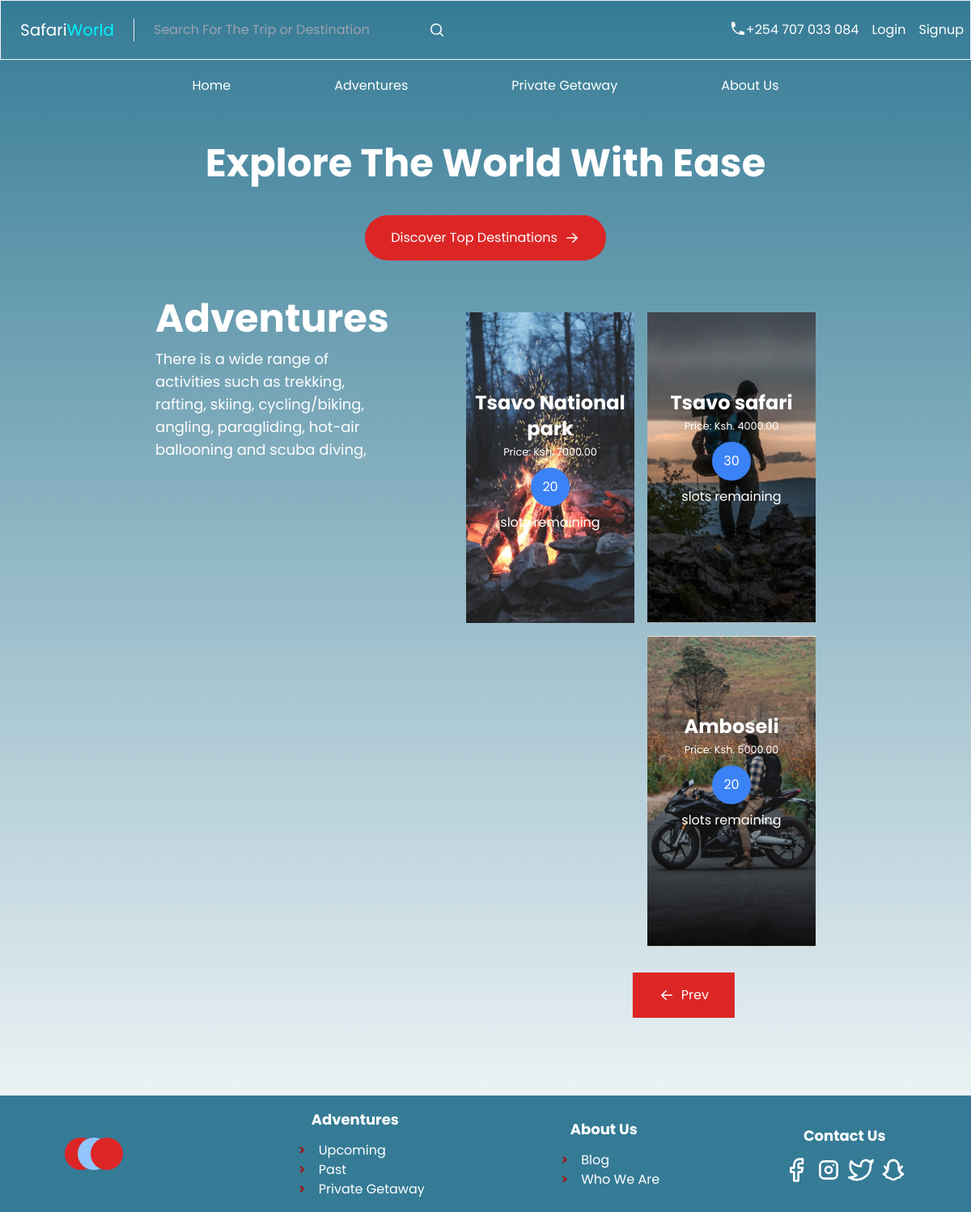
Page /adventures/?page=2 on the earlier database version.
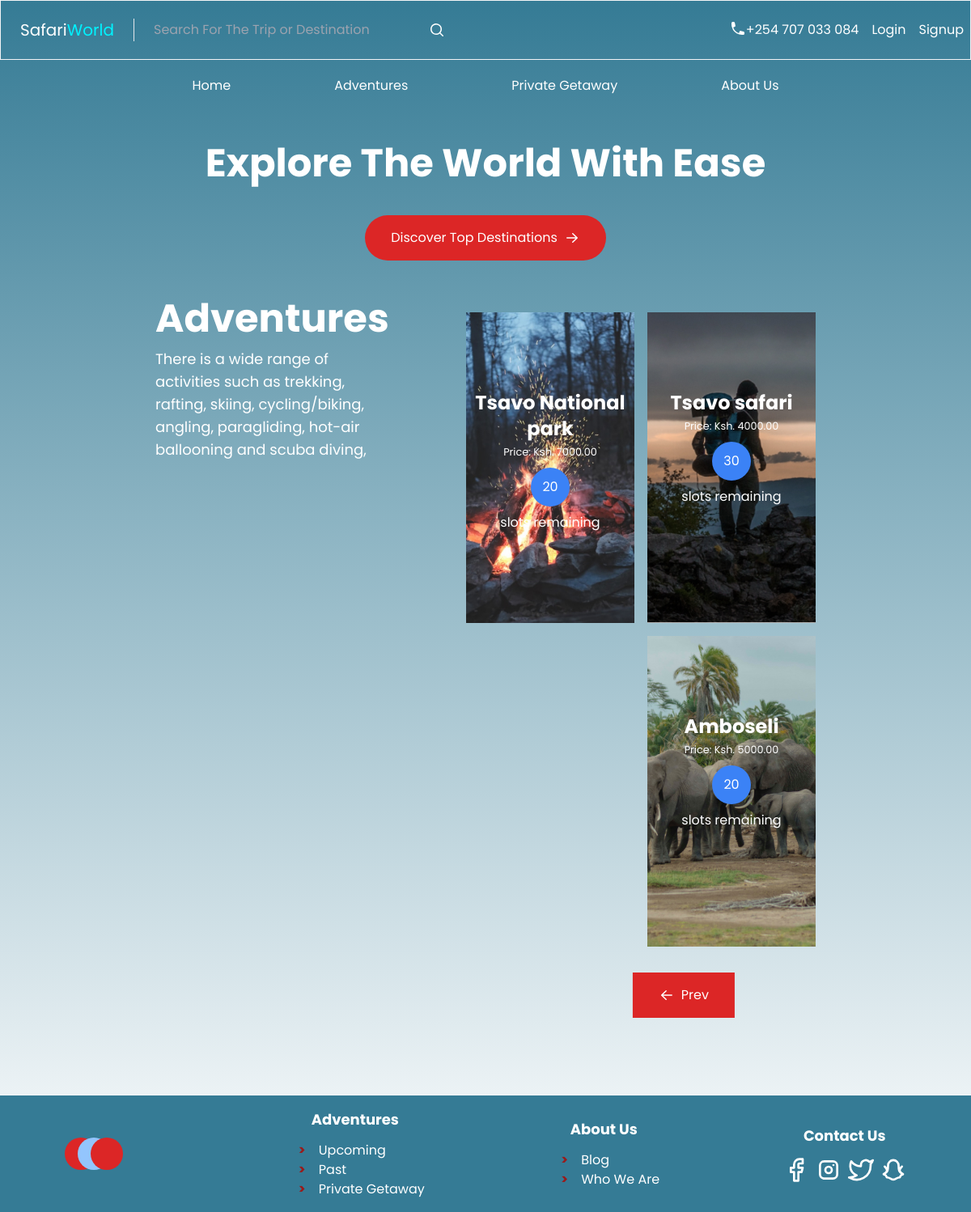
Same page on the later database version.
### booking/models.py (models this page shows, shortened)
class BaseModel(models.Model):
    id = models.UUIDField(primary_key=True, default=uuid.uuid4, editable=False)
    created_at = models.DateTimeField(auto_now_add=True)
    updated_at = models.DateTimeField(auto_now=True)
    class Meta:
        abstract = True

class Adventure(BaseModel):
    name = models.CharField(max_length=250)
    place_id = models.ForeignKey(Place, on_delete=models.SET_NULL, null=True, related_name='adventures')
    description = models.CharField(max_length=1024)
    departure_date = models.DateField()
    return_date = models.DateField()
    price = models.DecimalField(max_digits=10, decimal_places=2)
    slots = models.IntegerField()
    age_limit = models.IntegerField(default=0)
    activities = models.CharField(max_length=250)
    image = models.FileField(upload_to='images', null=True)

### booking/views.py (the view)
# urls.py: path('adventures/', views.adventures, name='adventures'),
def adventures(request):
    p = Paginator(Adventure.objects.all(), 3)
    page = request.GET.get('page')
    adventures = p.get_page(page)
    context = {"adventures": adventures}
    return render(request, 'booking/all_adventures.html', context)

### booking/templates/booking/all_adventures.html (shortened to what this page needs)
{% extends 'booking/base.html' %} {% load static %} {% block content %}
<section class="mx-16 my-12 text-white md:flex md:mx-48">
  <div class="w-full sm:w-4/12">
    <h2 class="mb-3 text-5xl font-bold">Adventures</h2>
    <p class="mb-3 text-lg whitespace-normal">
      There is a wide range of activities such as trekking, rafting, skiing,
      cycling/biking, angling, paragliding, hot-air ballooning and scuba diving,
    </p>
  </div>
  <div
    class="flex flex-wrap items-end justify-end w-full mx-auto space-x-4 space-y-4 sm:w-10/12 px-auto"
  >
    {% for adventure in adventures %}
    <div
      class="bg-[url('/static/{{ adventure.image }}')] w-full md:w-1/3 lg:w-52 xl:w-60 h-96 bg-center bg-cover text-center pt-24 group transition ease-in-out delay-150 hover:scale-105"
    >
      <p class="text-2xl font-bold">{{ adventure.name}}</p>
      <small>Price: Ksh. {{ adventure.price}}</small>
      <span
        class="flex items-center justify-center w-12 h-12 mx-auto my-2 bg-blue-500 rounded-full"
        >{{ adventure.slots}}
      </span>
      <p>slots remaining</p>
    </div>
    {% endfor %}
    <div class="flex justify-center basis-full">
      {% if adventures.has_previous %}
      <div
        class="flex items-center bg-red-600 py-4 my-4 px-8 max-w-fit md:translate-x-[80%]"
      >
        <svg
          xmlns="http://www.w3.org/2000/svg"
          viewBox="0 0 20 20"
          fill="currentColor"
          class="w-5 h-5 text-white"
        >
          <path
            fill-rule="evenodd"
            d="M17 10a.75.75 0 01-.75.75H5.612l4.158 3.96a.75.75 0 11-1.04 1.08l-5.5-5.25a.75.75 0 010-1.08l5.5-5.25a.75.75 0 111.04 1.08L5.612 9.25H16.25A.75.75 0 0117 10z"
            clip-rule="evenodd"
          />
        </svg>
        <a
          href="?page={{ adventures.previous_page_number }}"
          class="pl-2 text-white"
          >Prev</a
        >
      </div>
      {% endif %}
    </div>
  </div>
</section>
{% endblock%}

### booking/templates/booking/base.html (shortened to what this page needs)
{% load static tailwind_tags %}
<!DOCTYPE html>
<html lang="en">
  <head>
    <script src="https://cdn.tailwindcss.com"></script>
  </head>
  <body
    class="bg-gradient-to-b from-[#357B95] to-transparent bg-no-repeat bg-cover font-serif"
  >
    <header
      class="items-center justify-between py-4 text-white border border-gray-100 md:flex"
    >
      <div class="flex items-center">
        <h4
          class="px-4 text-xl text-white border-r border-gray-200 font-weight-600 md:px-6"
        >
          <a href="{% url 'home' %}"
            >Safari<span style="color: #00f3ff">World</span></a
          >
        </h4>
        <div class="flex items-center sm:text-red">
          <input
            type="text"
            placeholder="Search For The Trip or Destination"
            class="p-2 mx-4 bg-transparent focus:outline-none text-white-300 w-100"
          />
          <svg
            xmlns="http://www.w3.org/2000/svg"
            viewBox="0 0 20 20"
            fill="currentColor"
            class="w-5 h-5"
          >
            <path
              fill-rule="evenodd"
              d="M9 3.5a5.5 5.5 0 100 11 5.5 5.5 0 000-11zM2 9a7 7 0 1112.452 4.391l3.328 3.329a.75.75 0 11-1.06 1.06l-3.329-3.328A7 7 0 012 9z"
              clip-rule="evenodd"
            />
          </svg>
        </div>
      </div>
      <div class="flex space-x-4">
        <div class="flex mx-2 space-x-4">
          <div class="flex item-center">
            <p>+254 707 033 084</p>
          </div>
          {% if request.user.is_authenticated %}
          <p>Welcome {{ request.user.first_name }}</p>
          <a href="{% url 'logout' %}?next={{ request.path|urlencode }}"
            >Logout</a
          >
          {% else %}
          <a href="{% url 'login' %}?next={{ request.path|urlencode }}"
            >Login</a
          >
          <a href="{% url 'signup' %}">Signup</a>
          {% endif %}
        </div>
      </div>
    </header>
    <nav class="flex my-5 text-white md:justify-center">
      <ul class="md:flex">
        <li class="px-8 md:px-16"><a href="{% url 'home' %}">Home</a></li>
        <li class="px-8 md:px-16">
          <a href="{% url 'adventures' %}">Adventures</a>
        </li>
        <li class="px-8 md:px-16"><a href="#">Private Getaway</a></li>
        <li class="px-8 md:px-16"><a href="#">About Us</a></li>
      </ul>
    </nav>
    <section>
      <h1 class="py-10 text-5xl font-bold text-center text-white">
        Explore The World With Ease
      </h1>
      <div
        class="flex items-center px-8 py-4 mx-auto bg-red-600 rounded-full max-w-fit"
      >
        <a href="{% url 'adventures' %}" class="pr-2 text-white"
          >Discover Top Destinations
        </a>
        <svg
          xmlns="http://www.w3.org/2000/svg"
          viewBox="0 0 20 20"
          fill="currentColor"
          class="w-5 h-5 text-white"
        >
          <path
            fill-rule="evenodd"
            d="M3 10a.75.75 0 01.75-.75h10.638L10.23 5.29a.75.75 0 111.04-1.08l5.5 5.25a.75.75 0 010 1.08l-5.5 5.25a.75.75 0 11-1.04-1.08l4.158-3.96H3.75A.75.75 0 013 10z"
            clip-rule="evenodd"
          />
        </svg>
      </div>
    </section>
    {% block content%} {% endblock %}
    <footer
      class="md:flex bg-[#357B95] h-full justify-around items-center px-8 md:px-1 py-4 text-white mt-20"
    >
      <div class="flex">
        <div
          class="w-10 h-10 p-3 -translate-x-12 bg-red-600 rounded-full"
        ></div>
      </div>
      <div>
        <h4 class="mb-3 text-lg font-bold md:text-center">Adventures</h4>
        <ul>
          <li
            class="pl-4 before:content-['>'] before:mr-3 before:text-red-800 before:font-bold"
          >
            <a href="#">Upcoming</a>
          </li>
          <li
            class="pl-4 before:content-['>'] before:mr-3 before:text-red-800 before:font-bold"
          >
            <a href="#">Past</a>
          </li>
          <li
            class="pl-4 before:content-['>'] before:mr-3 before:text-red-800 before:font-bold"
          >
            <a href="#">Private Getaway</a>
          </li>
        </ul>
      </div>
      <div>
        <h4 class="mb-3 text-lg font-bold md:text-center">About Us</h4>
        <ul>
          <li
            class="pl-4 before:content-['>'] before:mr-3 before:text-red-800 before:font-bold"
          >
            <a href="#">Blog</a>
          </li>
          <li
            class="pl-4 before:content-['>'] before:mr-3 before:text-red-800 before:font-bold"
          >
            <a href="#">Who We Are</a>
          </li>
        </ul>
      </div>
      <div>
        <h4 class="mb-3 text-lg font-bold md:text-center">Contact Us</h4>
        <div class="flex item-center gap-x-2">
          <svg
            class="w-8 h-8 text-white-300"
            viewBox="0 0 24 24"
            fill="none"
            stroke="currentColor"
            stroke-width="2"
            stroke-linecap="round"
            stroke-linejoin="round"
          >
            <path
              d="M18 2h-3a5 5 0 0 0-5 5v3H7v4h3v8h4v-8h3l1-4h-4V7a1 1 0 0 1 1-1h3z"
            />
          </svg>
        </div>
      </div>
    </footer>
  </body>
</html>

### booking/templates/booking/base.html (style rules this page uses)
body { font-family: "Poppins" !important; }

Differences in the rows shown:
changed Adventure "Amboseli": image: a different picture
